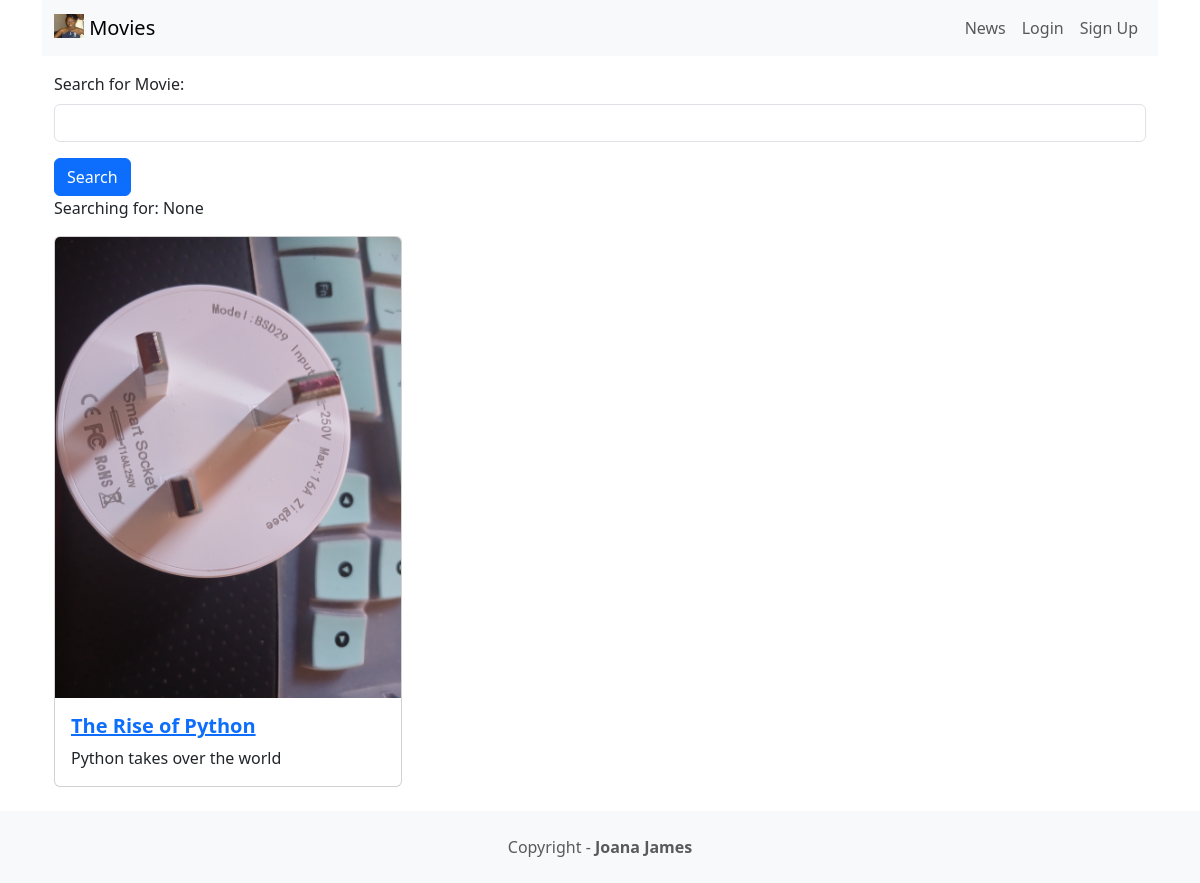
The page / on the database its author committed.
### movie/models.py (models this page shows)
class Movie(models.Model):
    title = models.CharField(max_length=100)
    description = models.CharField(max_length=250)
    image = models.ImageField(upload_to='movie/images/')
    url = models.URLField(blank=True)

### movie/views.py (the view)
# urls.py: 2. Add a URL to urlpatterns:  path('', views.home, name='home')
def home(request):
    searchTerm = request.GET.get('searchMovie')
    if searchTerm:
        movies = Movie.objects.filter(title__icontains=searchTerm)
    else:
        movies = Movie.objects.all()
    return render(request, 'home.html', {'searchTerm': searchTerm, 'movies': movies})

### movie/templates/home.html (shortened to what this page needs)
<!DOCTYPE html>
<html lang="en">
<head>
    <link href="https://cdn.jsdelivr.net/npm/bootstrap@5.3.3/dist/css/bootstrap.min.css" rel="stylesheet">
</head>
<body>
    <div class="container">
        {% extends 'base.html' %}
        {% block content %}
        <form action="">
          <div class="mb-3">
            <label class="form-label">Search for Movie: </label>
            <input type="text" name="searchMovie" class="form-control" />
          </div>
              <button type="submit" class="btn btn-primary">Search</button>
        </form>
        <p>Searching for: {{ searchTerm }}</p>
        <div class="row row-cols-1 row-cols-md-3 g-4">
            {% for movie in movies %}
            <div v-for="movie in movies" class="col">
                <div class ="card">
                    <img class="card-img-top" src="{{movie.image.url}}" />
                    <div class="card-body">
                        <a href="{% url 'detail' movie.id %}">
                        <h5 class="card-title fw-bold">{{ movie.title}}</h5>
                            </a>
                        <p class="card-text">{{movie.description}}</p>
                    </div>
                </div>
            </div>
        </div>
        {% endfor %}
        </div>
    {% endblock content %}

### rows shown on the page
Movie: image (picture), title "The Rise of Python", description "Python takes over the world"

### other values the page prints
{{ searchTerm }} "None"
